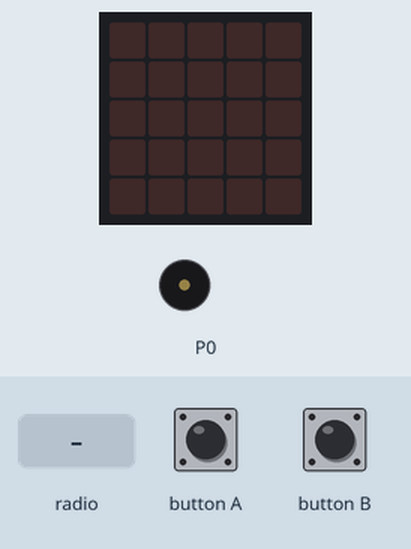
Recording of a program running on a simulated BBC micro:bit (MakeCode). Shown: the board's 5×5 LED display, buzzer (waves = sounding). The test bench sets the inputs (shaded band). No radio messages arrive unless stated (any console line starting 'radio sent:' is added by the test bench); what the program prints to the serial console is not drawn.

Above: at 1.2 s.
1.3 s: radio message "1" arrives
At 1.7 s:
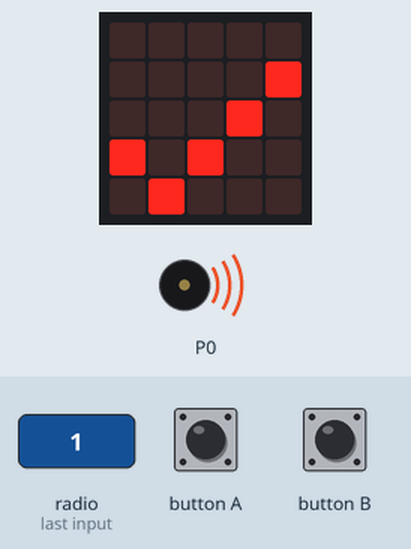
At 4.1 s:
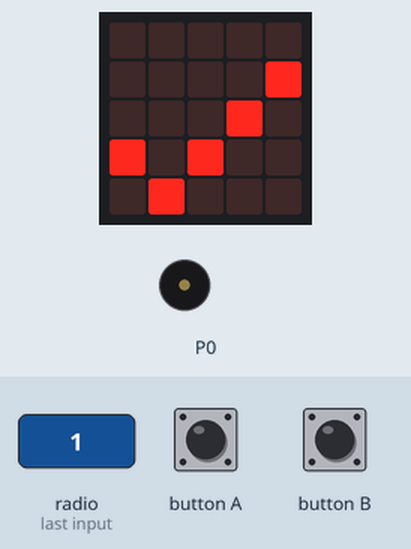
4.3 s: button A pressed for 0.15 s
Timing chart, 0 to 7.3 s (numbered marks = the images above; inputs shaded):
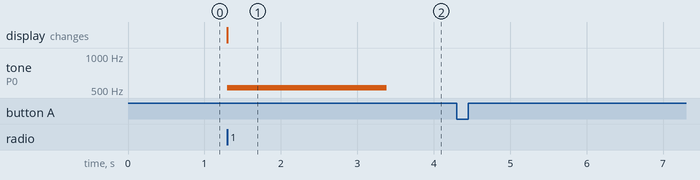

The program:

main.ts
```typescript
radio.onReceivedNumber(function (receivedNumber) {
    music.play(music.stringPlayable("C5 C5 C5 C5 C5 C5 C5 C5 ", 233), music.PlaybackMode.InBackground)
    basic.showIcon(IconNames.Yes)
})
radio.onReceivedString(function (receivedString) {
    music.play(music.stringPlayable("C5 C5 C5 C5 C5 C5 C5 C5 ", 233), music.PlaybackMode.InBackground)
    basic.showIcon(IconNames.No)
})
basic.forever(function () {
    radio.setGroup(1)
})
basic.forever(function () {
    if (input.buttonIsPressed(Button.A)) {
        radio.sendNumber(1)
    } else if (input.buttonIsPressed(Button.B)) {
        radio.sendString("1")
    }
})
```

test.ts
```typescript
// aquí va el archivo "tests"; esto no se compilará cuando este paquete se utilice como una extensión.
```

Measured:
- after the input at 1.3 s, tone on P0: silent → 523 Hz at once, → silent 2.1 s later; the display: changes at once (image 1)
- after the input at 4.3 s, every drawn part: stays the same
